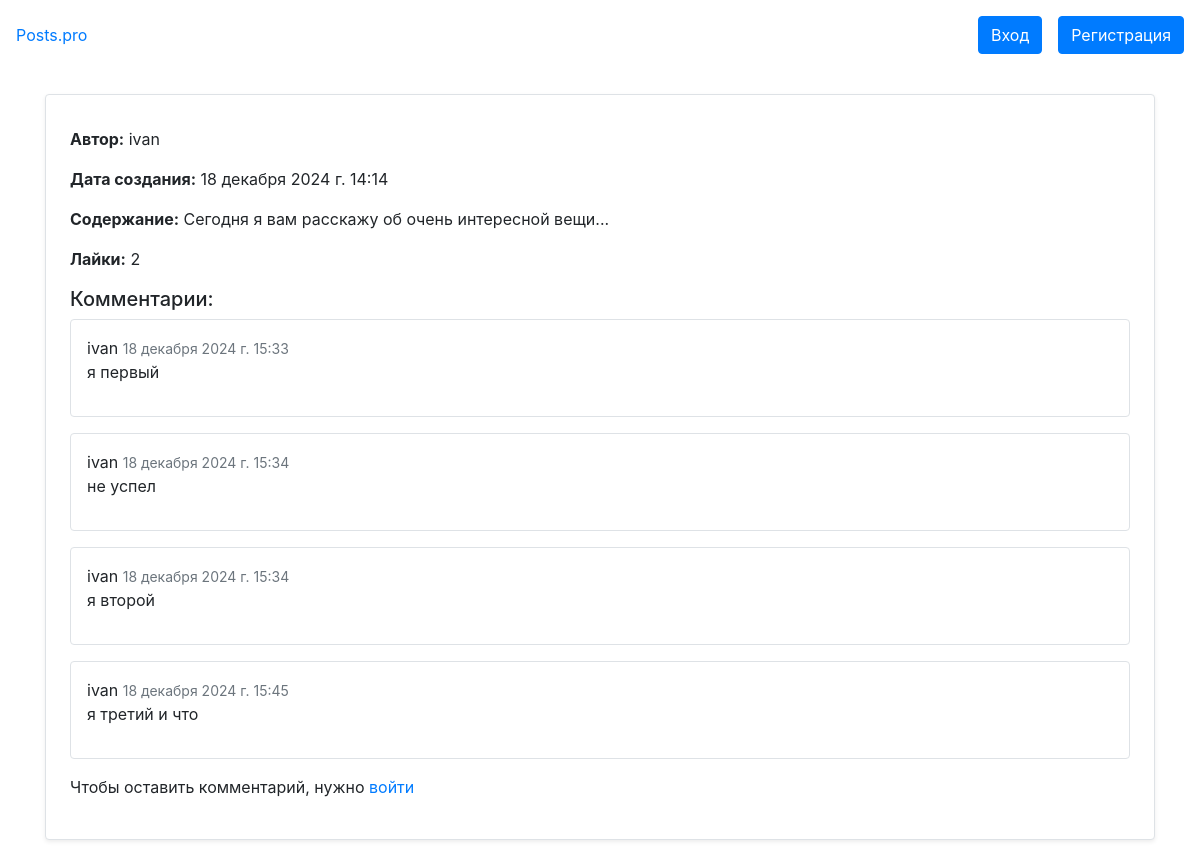
Page /blog/post/1/ on the committed database.
### blog/models.py (models this page shows, shortened)
class Post(models.Model):
    content = models.TextField(verbose_name='Содержание')
    author = models.ForeignKey(User, on_delete=models.CASCADE)
    date_posted = models.DateTimeField(auto_now_add=True)
    likes = models.ManyToManyField(User, related_name='likes', blank=True, verbose_name='Лайки')
    def total_likes(self):
        return self.likes.count()

class User(AbstractUser):
    name = models.CharField(max_length=100, verbose_name='Имя')
    avatar = models.ImageField(upload_to='avatars/', verbose_name='Аватар')
    bio = models.TextField(verbose_name='Биография')
    def __str__(self):
        return self.username

class Comment(models.Model):
    author = models.ForeignKey(User, on_delete=models.CASCADE)
    post = models.ForeignKey(Post, on_delete=models.CASCADE)
    content = models.TextField(verbose_name='Комментарий')
    created = models.DateTimeField(auto_now_add=True)

### blog/views.py (the view, shortened to what this page needs)
# urls.py: path('post/<int:pk>/', views.PostDetailView.as_view(), name='post-detail'),
class PostDetailView(DetailView):
    model = Post
    template_name = 'blog/post_detail.html'
    def get_context_data(self, **kwargs):
        context = super().get_context_data(**kwargs)
        context['comment_form'] = CommentForm
        context['comments'] = Comment.objects.filter(post=self.get_object())
        return context

### blog/templates/blog/post_detail.html (shortened to what this page needs)
{% extends 'base.html' %}
{% load bootstrap4 %}
{% block content %}
<div class="post-detail card mb-4 p-4 border rounded shadow-sm">
    <p><strong>Автор:</strong> {{ post.author }}</p>
    <p><strong>Дата создания:</strong> {{ post.date_posted }}</p>
    <p><strong>Содержание:</strong> {{ post.content }}</p>
    <p><strong>Лайки:</strong> {{ post.total_likes }}</p>
    <h5>Комментарии:</h5>
    {% for comment in comments %}
        <div class="comment mb-3 p-3 border rounded">
            <span class="fw-bold mb-1">{{ comment.author.name }}</span>
            <span class="text-muted small mb-2">{{ comment.created }}</span>
            <p>{{ comment.content }}</p>
        </div>
    {% endfor %}
    {% if user.is_authenticated %}
    <h5>Оставить комментарий:</h5>
    <form method="post">
        {% csrf_token %}
        {% bootstrap_form comment_form %}
        <button type="submit" class="btn btn-primary">Добавить комментарий</button>
    </form>
    {% else %}
        <p>Чтобы оставить комментарий, нужно <a href="{% url 'login' %}">войти</a></p>
    {% endif %}
</div>
{% endblock %}

### blog/templates/base.html (shortened to what this page needs)
{% load static %}
{% load bootstrap4 %}
<!doctype html>
<html lang="ru">
<head>
    {% bootstrap_css %}
</head>
<body>
    <div class="d-flex align-items-center justify-content-between p-3">
        <a class="text-decoration-none fs-2" href="{% url 'index' %}">Posts.pro</a>
        <nav class="d-flex align-items-center gap-4">
            {% if user.is_authenticated %}
                <a class="btn btn-primary mr-3" href="{% url 'post-create' %}">Создать пост</a>
                {% if user.is_superuser %}
                <a class="btn btn-primary mr-3" href="http://127.0.0.1:8000/admin/">Админка</a>
                {% else %}
                <a class="btn btn-primary mr-3" href="{% url 'profile' %}">Профиль</a>
                {% endif %}
                <a class="btn btn-primary" href="{% url 'logout' %}">Выход</a>
            {% else %}
                <a class="btn btn-primary mr-3" href="{% url 'login' %}">Вход</a>
                <a class="btn btn-primary" href="{% url 'register' %}">Регистрация</a>
            {% endif %}
        </nav>
    </div>
    <main class="container mt-4">
        <div>
            {% block content %} {% endblock %}
        </div>
    </main>
</body>
</html>

### rows in the picture
Post: author "ivan", date_posted "18 декабря 2024 г. 14:14", content "Сегодня я вам расскажу об очень интересной вещи...", total_likes "2"
Comment: author.name "ivan", created "18 декабря 2024 г. 15:33", content "я первый"
Comment: author.name "ivan", created "18 декабря 2024 г. 15:34", content "не успел"
Comment: author.name "ivan", created "18 декабря 2024 г. 15:34", content "я второй"
Comment: author.name "ivan", created "18 декабря 2024 г. 15:45", content "я третий и что"
